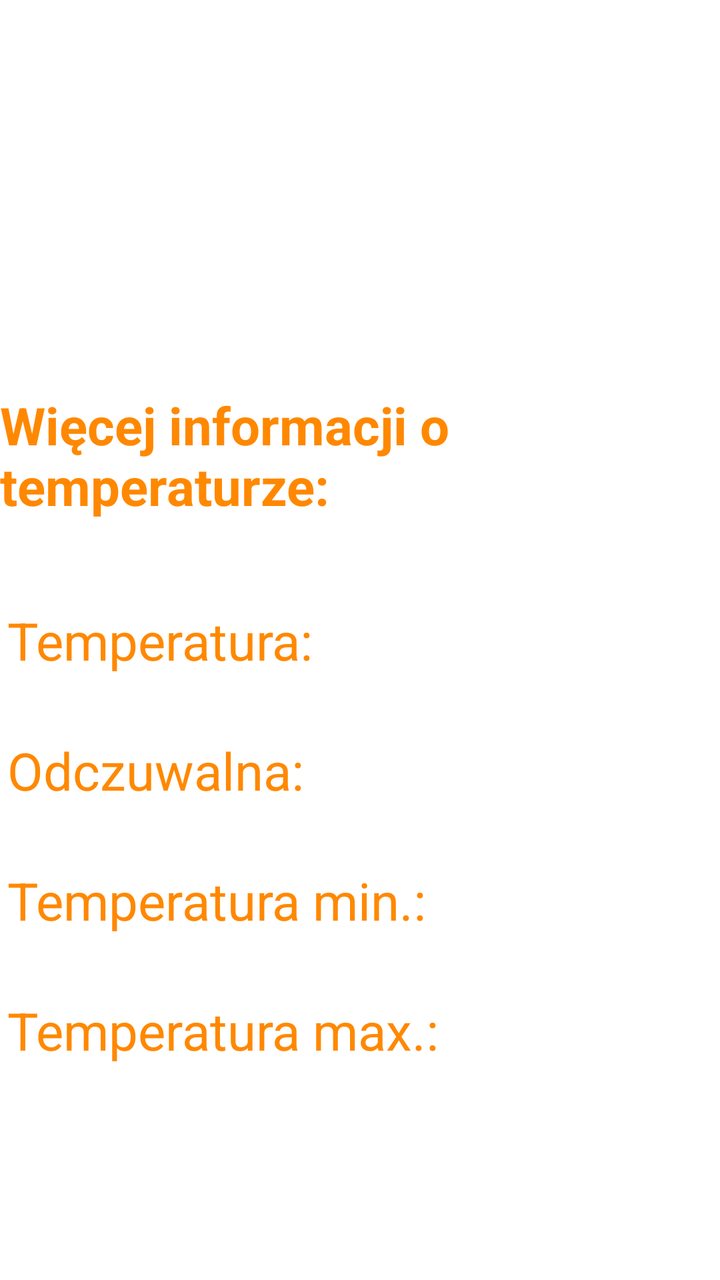
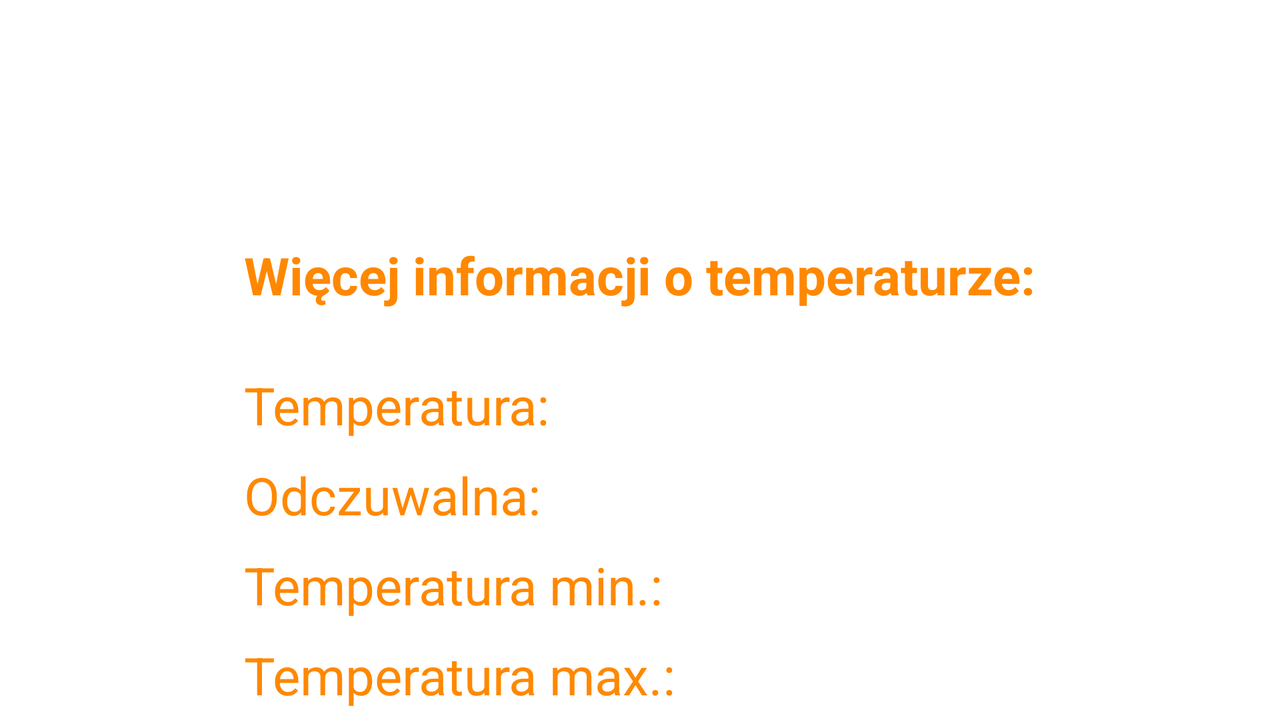

Compare how this app lays out the same screen by default and in its alternative resource folder. The renders come first, then the two layout files and the values they reference.
<!-- AndroidManifest.xml: application theme Theme.WeatherApp -->
<!-- res/layout/activity_temperature.xml -->
<?xml version="1.0" encoding="utf-8"?>
<androidx.constraintlayout.widget.ConstraintLayout xmlns:android="http://schemas.android.com/apk/res/android"
    xmlns:app="http://schemas.android.com/apk/res-auto"
    xmlns:tools="http://schemas.android.com/tools"
    android:layout_width="match_parent"
    android:layout_height="match_parent"
    android:background="@drawable/background"
    tools:context=".MainActivity">

    <TextView
        android:id="@+id/valueTemperatureMax"
        android:layout_width="wrap_content"
        android:layout_height="wrap_content"
        android:textColor="@android:color/holo_orange_dark"
        android:textSize="26sp"
        app:layout_constraintEnd_toEndOf="@+id/valueTemperature"
        app:layout_constraintTop_toTopOf="@+id/textMaxTemperature" />

    <TextView
        android:id="@+id/valueTemperatureMin"
        android:layout_width="wrap_content"
        android:layout_height="wrap_content"
        android:textColor="@android:color/holo_orange_dark"
        android:textSize="26sp"
        app:layout_constraintEnd_toEndOf="@+id/valueTemperature"
        app:layout_constraintTop_toTopOf="@+id/textMinTemperature" />

    <TextView
        android:id="@+id/valueFeelsLike"
        android:layout_width="wrap_content"
        android:layout_height="wrap_content"
        android:textColor="@android:color/holo_orange_dark"
        android:textSize="26sp"
        app:layout_constraintEnd_toEndOf="@+id/valueTemperature"
        app:layout_constraintTop_toTopOf="@+id/textFeelsLike" />

    <TextView
        android:id="@+id/valueTemperature"
        android:layout_width="wrap_content"
        android:layout_height="wrap_content"
        android:layout_marginEnd="@dimen/margin50"
        android:textColor="@android:color/holo_orange_dark"
        android:textSize="26sp"
        app:layout_constraintEnd_toEndOf="parent"
        app:layout_constraintTop_toTopOf="@+id/textTemperature" />

    <ImageView
        android:id="@+id/info_view2"
        android:layout_width="@dimen/bigImage"
        android:layout_height="@dimen/bigImage"
        android:layout_marginBottom="@dimen/margin450"
        app:layout_constraintBottom_toBottomOf="parent"
        app:layout_constraintEnd_toEndOf="parent"
        app:layout_constraintStart_toStartOf="parent"
        app:layout_constraintTop_toTopOf="parent"
        app:srcCompat="@drawable/info"
        app:tint="@android:color/holo_orange_dark" />

    <TextView
        android:id="@+id/info_text"
        android:layout_width="wrap_content"
        android:layout_height="wrap_content"
        android:layout_marginTop="@dimen/margin50"
        android:text="@string/more_info"
        android:textColor="@android:color/holo_orange_dark"
        android:textSize="@dimen/textSize"
        android:textStyle="bold"
        app:layout_constraintEnd_toEndOf="parent"
        app:layout_constraintStart_toStartOf="parent"
        app:layout_constraintTop_toBottomOf="@+id/info_view2" />

    <TextView
        android:id="@+id/textFeelsLike"
        android:layout_width="wrap_content"
        android:layout_height="wrap_content"
        android:layout_marginTop="@dimen/margin30"
        android:text="@string/feels_like"
        android:textColor="@android:color/holo_orange_dark"
        android:textSize="@dimen/textSize"
        app:layout_constraintStart_toStartOf="@+id/textTemperature"
        app:layout_constraintTop_toBottomOf="@+id/textTemperature" />

    <TextView
        android:id="@+id/textMinTemperature"
        android:layout_width="wrap_content"
        android:layout_height="wrap_content"
        android:layout_marginTop="@dimen/margin30"
        android:text="@string/min_temperature"
        android:textColor="@android:color/holo_orange_dark"
        android:textSize="@dimen/textSize"
        app:layout_constraintStart_toStartOf="@+id/textFeelsLike"
        app:layout_constraintTop_toBottomOf="@+id/textFeelsLike" />

    <TextView
        android:id="@+id/textTemperature"
        android:layout_width="wrap_content"
        android:layout_height="wrap_content"
        android:layout_marginEnd="@dimen/margin200"
        android:text="@string/temperature"
        android:textColor="@android:color/holo_orange_dark"
        android:textSize="@dimen/textSize"
        app:layout_constraintBottom_toBottomOf="parent"
        app:layout_constraintEnd_toEndOf="parent"
        app:layout_constraintStart_toStartOf="parent"
        app:layout_constraintTop_toTopOf="parent" />

    <TextView
        android:id="@+id/textMaxTemperature"
        android:layout_width="wrap_content"
        android:layout_height="wrap_content"
        android:layout_marginTop="@dimen/margin30"
        android:text="@string/max_temperature"
        android:textColor="@android:color/holo_orange_dark"
        android:textSize="@dimen/textSize"
        app:layout_constraintStart_toStartOf="@+id/textMinTemperature"
        app:layout_constraintTop_toBottomOf="@+id/textMinTemperature" />


</androidx.constraintlayout.widget.ConstraintLayout>
<!-- resources referenced by this layout -->
<resources>
  <dimen name="bigImage">100dp</dimen>
  <dimen name="margin200">200dp</dimen>
  <dimen name="margin30">30dp</dimen>
  <dimen name="margin450">450dp</dimen>
  <dimen name="margin50">50dp</dimen>
  <dimen name="textSize">26sp</dimen>
  <string name="feels_like">Odczuwalna:</string>
  <string name="max_temperature">Temperatura max.:</string>
  <string name="min_temperature">Temperatura min.:</string>
  <string name="more_info">Więcej informacji o temperaturze:</string>
  <string name="temperature">Temperatura:</string>
  <style name="Theme.WeatherApp" parent="Theme.MaterialComponents.DayNight.NoActionBar">
          
          <item name="colorPrimary">@color/purple_200</item>
          <item name="colorPrimaryVariant">@color/purple_700</item>
          <item name="colorOnPrimary">@color/black</item>
          
          <item name="colorSecondary">@color/teal_200</item>
          <item name="colorSecondaryVariant">@color/teal_200</item>
          <item name="colorOnSecondary">@color/black</item>
          
          <item name="android:statusBarColor" tools:targetApi="l">?attr/colorPrimaryVariant</item>
          
          <item name="android:windowFullscreen">true</item>
      </style>
  <color name="purple_200">#FFBB86FC</color>
  <color name="purple_700">#FF3700B3</color>
  <color name="black">#FF000000</color>
  <color name="teal_200">#FF03DAC5</color>
</resources>
<!-- res/layout-land/activity_temperature.xml (the repository's variant of the layout above) -->
<!-- drawn on the phone turned sideways -->
<?xml version="1.0" encoding="utf-8"?>
<androidx.constraintlayout.widget.ConstraintLayout xmlns:android="http://schemas.android.com/apk/res/android"
    xmlns:app="http://schemas.android.com/apk/res-auto"
    xmlns:tools="http://schemas.android.com/tools"
    android:layout_width="match_parent"
    android:layout_height="match_parent"
    android:background="@drawable/background"
    tools:context=".MainActivity">

    <TextView
        android:id="@+id/valueTemperatureMax"
        android:layout_width="wrap_content"
        android:layout_height="wrap_content"
        android:textColor="@android:color/holo_orange_dark"
        android:textSize="26sp"
        app:layout_constraintEnd_toEndOf="@+id/valueTemperature"
        app:layout_constraintTop_toTopOf="@+id/textMaxTemperature" />

    <TextView
        android:id="@+id/valueTemperatureMin"
        android:layout_width="wrap_content"
        android:layout_height="wrap_content"
        android:textColor="@android:color/holo_orange_dark"
        android:textSize="26sp"
        app:layout_constraintEnd_toEndOf="@+id/valueTemperature"
        app:layout_constraintTop_toTopOf="@+id/textMinTemperature" />

    <TextView
        android:id="@+id/valueFeelsLike"
        android:layout_width="wrap_content"
        android:layout_height="wrap_content"
        android:textColor="@android:color/holo_orange_dark"
        android:textSize="26sp"
        app:layout_constraintEnd_toEndOf="@+id/valueTemperature"
        app:layout_constraintTop_toTopOf="@+id/textFeelsLike" />

    <TextView
        android:id="@+id/valueTemperature"
        android:layout_width="wrap_content"
        android:layout_height="wrap_content"
        android:layout_marginEnd="@dimen/margin150"
        android:textColor="@android:color/holo_orange_dark"
        android:textSize="26sp"
        app:layout_constraintEnd_toEndOf="parent"
        app:layout_constraintTop_toTopOf="@+id/textTemperature" />

    <ImageView
        android:id="@+id/info_view2"
        android:layout_width="@dimen/bigImage"
        android:layout_height="@dimen/bigImage"
        android:layout_marginTop="@dimen/margin10"
        app:layout_constraintEnd_toEndOf="parent"
        app:layout_constraintStart_toStartOf="parent"
        app:layout_constraintTop_toTopOf="parent"
        app:srcCompat="@drawable/info"
        app:tint="@android:color/holo_orange_dark" />

    <TextView
        android:id="@+id/info_text"
        android:layout_width="wrap_content"
        android:layout_height="wrap_content"
        android:layout_marginTop="@dimen/margin10"
        android:text="@string/more_info"
        android:textColor="@android:color/holo_orange_dark"
        android:textSize="@dimen/textSize"
        android:textStyle="bold"
        app:layout_constraintEnd_toEndOf="parent"
        app:layout_constraintStart_toStartOf="parent"
        app:layout_constraintTop_toBottomOf="@+id/info_view2" />

    <TextView
        android:id="@+id/textFeelsLike"
        android:layout_width="wrap_content"
        android:layout_height="wrap_content"
        android:layout_marginTop="@dimen/margin10"
        android:text="@string/feels_like"
        android:textColor="@android:color/holo_orange_dark"
        android:textSize="@dimen/textSize"
        app:layout_constraintStart_toStartOf="@+id/textTemperature"
        app:layout_constraintTop_toBottomOf="@+id/textTemperature" />

    <TextView
        android:id="@+id/textMinTemperature"
        android:layout_width="wrap_content"
        android:layout_height="wrap_content"
        android:layout_marginTop="@dimen/margin10"
        android:text="@string/min_temperature"
        android:textColor="@android:color/holo_orange_dark"
        android:textSize="@dimen/textSize"
        app:layout_constraintStart_toStartOf="@+id/textFeelsLike"
        app:layout_constraintTop_toBottomOf="@+id/textFeelsLike" />

    <TextView
        android:id="@+id/textTemperature"
        android:layout_width="wrap_content"
        android:layout_height="wrap_content"
        android:layout_marginTop="@dimen/margin30"
        android:text="@string/temperature"
        android:textColor="@android:color/holo_orange_dark"
        android:textSize="@dimen/textSize"
        app:layout_constraintStart_toStartOf="@+id/info_text"
        app:layout_constraintTop_toBottomOf="@+id/info_text" />

    <TextView
        android:id="@+id/textMaxTemperature"
        android:layout_width="wrap_content"
        android:layout_height="wrap_content"
        android:layout_marginTop="@dimen/margin10"
        android:text="@string/max_temperature"
        android:textColor="@android:color/holo_orange_dark"
        android:textSize="@dimen/textSize"
        app:layout_constraintStart_toStartOf="@+id/textMinTemperature"
        app:layout_constraintTop_toBottomOf="@+id/textMinTemperature" />


</androidx.constraintlayout.widget.ConstraintLayout>
<!-- resources referenced by the variant -->
<!-- as the phone turned sideways resolves them -->
<resources>
  <dimen name="bigImage">100dp</dimen>
  <dimen name="margin10">10dp</dimen>
  <dimen name="margin150">150dp</dimen>
  <dimen name="margin30">30dp</dimen>
  <dimen name="textSize">26sp</dimen>
  <string name="feels_like">Odczuwalna:</string>
  <string name="max_temperature">Temperatura max.:</string>
  <string name="min_temperature">Temperatura min.:</string>
  <string name="more_info">Więcej informacji o temperaturze:</string>
  <string name="temperature">Temperatura:</string>
  <style name="Theme.WeatherApp" parent="Theme.MaterialComponents.DayNight.NoActionBar">
          
          <item name="colorPrimary">@color/purple_200</item>
          <item name="colorPrimaryVariant">@color/purple_700</item>
          <item name="colorOnPrimary">@color/black</item>
          
          <item name="colorSecondary">@color/teal_200</item>
          <item name="colorSecondaryVariant">@color/teal_200</item>
          <item name="colorOnSecondary">@color/black</item>
          
          <item name="android:statusBarColor" tools:targetApi="l">?attr/colorPrimaryVariant</item>
          
          <item name="android:windowFullscreen">true</item>
      </style>
  <color name="purple_200">#FFBB86FC</color>
  <color name="purple_700">#FF3700B3</color>
  <color name="black">#FF000000</color>
  <color name="teal_200">#FF03DAC5</color>
</resources>
